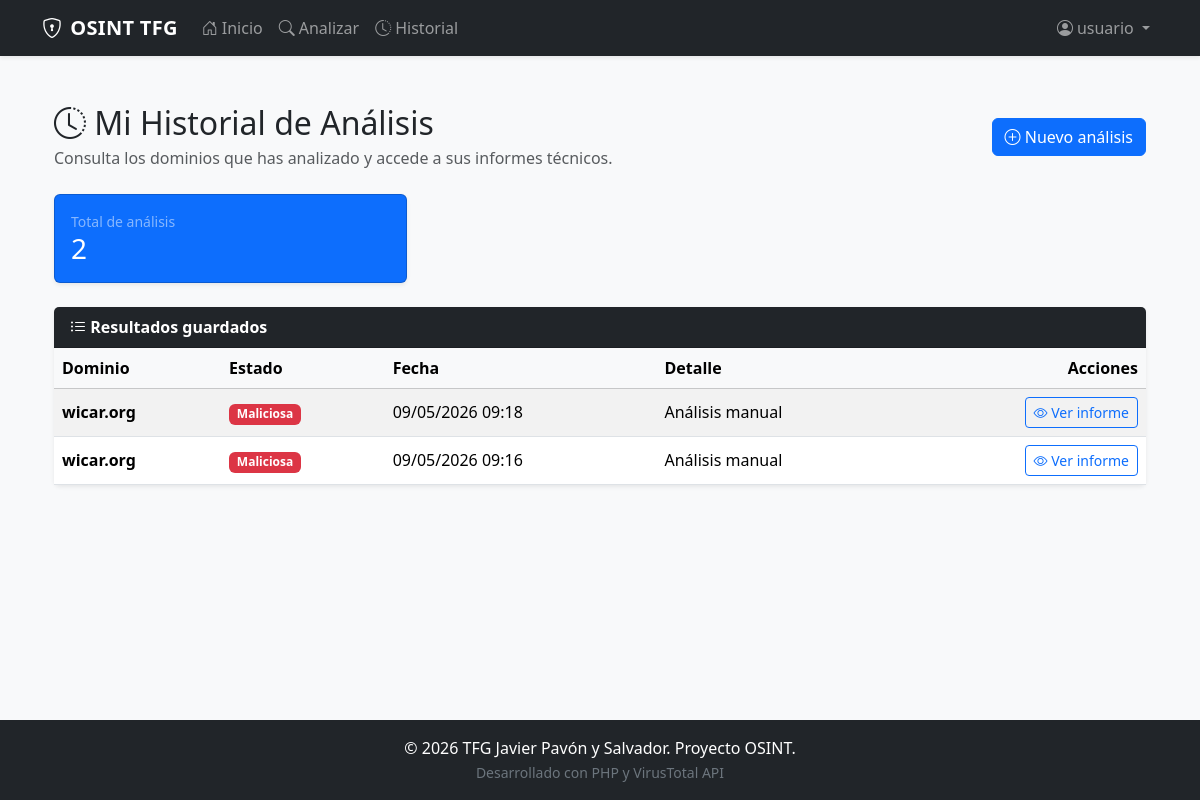
/resultados/historial.php (signed in), run on the app's committed database.
### tables this page shows
CREATE TABLE `historial_dominios` (
  `id` int(11) NOT NULL,
  `id_usuario` int(11) DEFAULT NULL,
  `dominio` varchar(255) NOT NULL,
  `estado` enum('segura','maliciosa','sospechosa','no_concluyente') DEFAULT 'no_concluyente',
  `detalles` text DEFAULT NULL,
  `fecha_escaneo` timestamp NOT NULL DEFAULT current_timestamp(),
  `token_publico` varchar(64) DEFAULT NULL,
  `analisis_completo` tinyint(1) NOT NULL DEFAULT 0
);

### includes/seguridad.php (called while the page is built, shortened)
<?php
function generarTokenPublicoAnalisis(): string
{
    return bin2hex(random_bytes(32));
}
function tokenReporteValido(string $token): bool
{
    return (bool)preg_match('/^[a-f0-9]{64}$/', $token);
}
function asegurarTokenAnalisis(mysqli $conn, int $id_historial): string
{
    $stmt = mysqli_prepare($conn, "SELECT token_publico FROM historial_dominios WHERE id = ? LIMIT 1");
    mysqli_stmt_bind_param($stmt, "i", $id_historial);
    mysqli_stmt_execute($stmt);
    $res = mysqli_stmt_get_result($stmt);
    $fila = mysqli_fetch_assoc($res);
    $tokenActual = strtolower(trim((string)($fila['token_publico'] ?? '')));
    for ($i = 0; $i < 5; $i++) {
        $nuevoToken = generarTokenPublicoAnalisis();
        $stmtUpd = mysqli_prepare($conn, "UPDATE historial_dominios SET token_publico = ? WHERE id = ? AND (token_publico IS NULL OR token_publico = '')");
        mysqli_stmt_bind_param($stmtUpd, "si", $nuevoToken, $id_historial);
        $ok = mysqli_stmt_execute($stmtUpd);
        if ($ok) {
            return $nuevoToken;
        }
    }
    return '';
}
function urlInformeAnalisis(mysqli $conn, int $id_historial, string $extra = ''): string
{
    $token = asegurarTokenAnalisis($conn, $id_historial);
    $url = 'ver_resultado.php?r=' . urlencode($token);
    return $url;
}
?>

### resultados/historial.php (the view, shortened to what this page needs)
<?php
require_once '../config/conexion.php';
require_once '../includes/seguridad.php';
$id_usuario = (int)$_SESSION['id_usuario'];
$sql = "SELECT id, token_publico, dominio, estado, fecha_escaneo, detalles
        FROM historial_dominios
        WHERE id_usuario = ?
          AND analisis_completo = 1
        ORDER BY fecha_escaneo DESC, id DESC";
$stmt = mysqli_prepare($conn, $sql);
mysqli_stmt_bind_param($stmt, "i", $id_usuario);
mysqli_stmt_execute($stmt);
$resultado = mysqli_stmt_get_result($stmt);
$filas = [];
while ($fila = mysqli_fetch_assoc($resultado)) {
    $filas[] = $fila;
}
$totalAnalisis = count($filas);
require_once '../includes/header.php';
?>
<div class="container mt-4 mb-5">
    <div class="d-flex justify-content-between align-items-center mb-4 flex-wrap gap-2">
        <div>
            <h2 class="mb-1"><i class="bi bi-clock-history"></i> Mi Historial de Análisis</h2>
            <p class="text-muted mb-0">Consulta los dominios que has analizado y accede a sus informes técnicos.</p>
        </div>
        <a href="../osint/analizar_url.php" class="btn btn-primary">
            <i class="bi bi-plus-circle"></i> Nuevo análisis
        </a>
    </div>
    <div class="row g-3 mb-4">
        <div class="col-md-4">
            <div class="card text-bg-primary shadow-sm h-100">
                <div class="card-body">
                    <div class="small text-white-50">Total de análisis</div>
                    <h3 class="mb-0"><?= (int)$totalAnalisis ?></h3>
                </div>
            </div>
        </div>
    </div>
    <div class="card shadow-sm border-0">
        <div class="card-header bg-dark text-white fw-bold">
            <i class="bi bi-list-ul"></i> Resultados guardados
        </div>
        <div class="card-body p-0">
            <div class="table-responsive">
                <table class="table table-hover table-striped mb-0 align-middle">
                    <thead class="table-light">
                        <tr>
                            <th>Dominio</th>
                            <th>Estado</th>
                            <th>Fecha</th>
                            <th>Detalle</th>
                            <th class="text-end">Acciones</th>
                        </tr>
                    </thead>
                    <tbody>
                        <?php if ($totalAnalisis > 0): ?>
                            <?php foreach ($filas as $fila): ?>
                                <?php
                                $badgeClass = 'bg-warning text-dark';
                                $estadoTexto = 'Sospechosa';
                                if ($fila['estado'] === 'maliciosa') {
                                    $badgeClass = 'bg-danger';
                                    $estadoTexto = 'Maliciosa';
                                } elseif ($fila['estado'] === 'segura') {
                                    $badgeClass = 'bg-success';
                                    $estadoTexto = 'Segura';
                                } elseif ($fila['estado'] === 'no_concluyente') {
                                    $badgeClass = 'bg-secondary';
                                    $estadoTexto = 'No concluyente';
                                }
                                ?>
                                <tr>
                                    <td class="fw-bold"><?= htmlspecialchars($fila['dominio']) ?></td>
                                    <td>
                                        <span class="badge <?= $badgeClass ?>">
                                            <?= htmlspecialchars($estadoTexto) ?>
                                        </span>
                                    </td>
                                    <td>
                                        <?= !empty($fila['fecha_escaneo']) ? date("d/m/Y H:i", strtotime($fila['fecha_escaneo'])) : '-' ?>
                                    </td>
                                    <td>
                                        <?= htmlspecialchars(mb_strimwidth((string)($fila['detalles'] ?? ''), 0, 60, '...')) ?>
                                    </td>
                                    <td class="text-end">
                                        <a href="<?= htmlspecialchars(urlInformeAnalisis($conn, (int)$fila['id']), ENT_QUOTES, 'UTF-8') ?>" class="btn btn-sm btn-outline-primary">
                                            <i class="bi bi-eye"></i> Ver informe
                                        </a>
                                    </td>
                                </tr>
                            <?php endforeach; ?>
                        <?php endif; ?>
                    </tbody>
                </table>
            </div>
        </div>
    </div>
</div>
<?php require_once '../includes/footer.php'; ?>

### includes/header.php (style rules this page uses)
body { background-color: #f8f9fa; min-height: 100vh; display: flex; flex-direction: column; }

### data on the page
historial_dominios: dominio "wicar.org", estado "Maliciosa", fecha_escaneo "09/05/2026 09:18", detalles "Análisis manual"
historial_dominios: dominio "wicar.org", estado "Maliciosa", fecha_escaneo "09/05/2026 09:16", detalles "Análisis manual"

### other printed values
$_SESSION['usuario'] "usuario"
$totalAnalisis "2"
